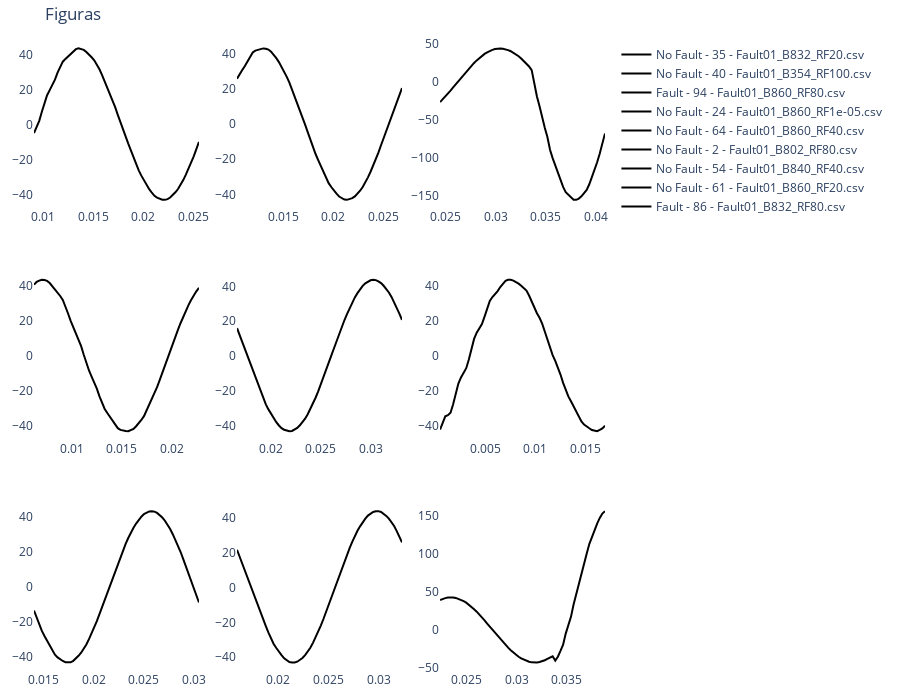

Source (notebook cell):
### Markdown cell above
##### 6.2. Plotly Plot

### Code cell
from plotly.subplots import make_subplots
import plotly.graph_objects as go

fs = 3840
dataset_plot = Form1Dataset(
    dataset_dir, max_window_idx=max_window_idx, signal_names=signal_names, test=True
)
plot_dataloader = DataLoader(dataset_plot, batch_size=train_batch_size, shuffle=True)

dataiter = iter(plot_dataloader)
signal_windows, t_windows, labels, csv_name, index, window_idx = next(dataiter)
print(len(csv_name))
print(window_idx.shape)
print(labels.shape)

print(labels.type())
x = model(signal_windows[0:9].to(device))
# x = x.detach()

# Crear Matriz de confusión
df = confusion_matrix(x, labels[0:9])
print(type(df))
print(df)

# figure = plt.figure(figsize=(10, 10))
cols, rows = 3, 3
fig = make_subplots(rows=rows, cols=cols)

label_to_text = {
    "0": "No Fault",
    "1": "Fault",
}

for i in range(0, cols * rows):

    col = i % cols
    row = i // cols
    label = label_to_text[str(int(labels[i, 0].item()))]
    win_idx = str(window_idx[i].item())
    fig.add_trace(
        go.Scatter(
            name=f"{label} - {win_idx} - {csv_name[i]}",
            x=t_windows[i, :],
            y=signal_windows[i, :, 0],
            marker_color="black",
        ),
        row=row + 1,
        col=col + 1,
    )

fig.update_layout(
    height=700,
    width=900,
    title_text="Figuras",
    margin={"b": 20, "t": 40, "l": 20, "r": 30},
    plot_bgcolor="rgba(0,0,0,0)",
    # paper_bgcolor="whitesmoke",
)
fig.show()
